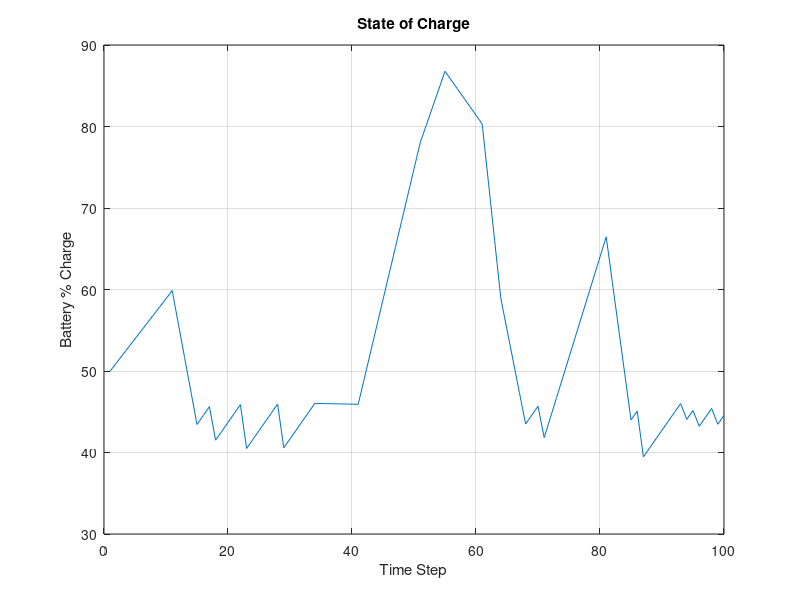
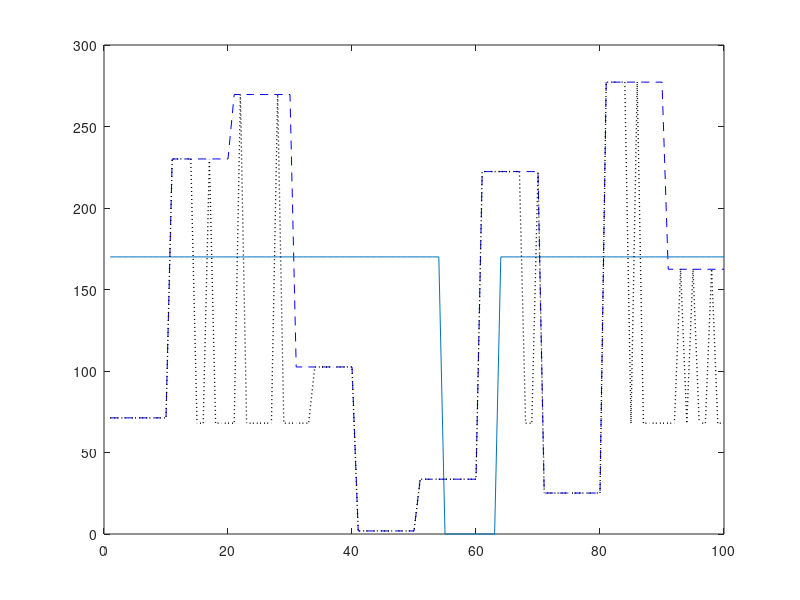

Write the MATLAB code that produced these figures, in order. (Note: this script raises an error after producing the figures.)
%% Series Hybrid Electric Vehicle Supervisory Control Strategy Model

% Control strategy implementation with the objective of maximum efficiency

%% Define ICE Parameters

P_psMax = 170;  % kW
P_psOpt = 170;   % kW

%% Define Battery/Motor Parameters

P_ssMax = 288; % kW

SOCu = 0.85;  % Upper SOC Limit
SOCl = 0.45;  % Lower SOC Limit

SOC_initial = 0.5;

GenCon_Efficiency = 0.6; % Ratio of generator output into battery charge

% BatWght = 250; % kg
% BatEnrgyDensity = 160; % Wh/kg
BatCapacity = 52000; %BatWght * BatEnrgyDensity; %Wh
BatCapacity_kWs = (BatCapacity*60*60)/1000;      %kWs

%% OPSS Control Strategy

% Generate Demand Signal
Prand = rand(1,10);
Pdemand = zeros(1,100);

for i = 10:10:100
    Pdemand(i) = Prand(i/10);
end

while nnz(Pdemand) ~= length(Pdemand)
    for i = 1:length(Pdemand)
        if Pdemand(i) ~= 0 && Pdemand(i-1) == 0
            Pdemand(i-1) = Pdemand(i);
        end
    end
end
Psignal = Pdemand .* (P_ssMax); % Power Demand kW

% Initialise SOC and Power Output Arrays
SOC = [SOC_initial,zeros(1,length(Psignal)-1)];

P_PS = zeros(1,length(Psignal));
P_SS = zeros(1,length(Psignal));

% Define charging/discharging rates

timePerStep = 60; % seconds between each Psignal input val
engine_hold = 0;

% Loop over Psignal and Calculate Power Split
for i = 1:length(Psignal)
    if SOC(i) >= 1
        SOC(i) = 1;
    elseif SOC(i) <= 0
        SOC(i) = 0;
    end

    if engine_hold == 1
        P_PS(i) = 0;
        P_SS(i) = Psignal(i);
        if SOC(i) <= 0.8*SOCu
            engine_hold = 0;
        end
    elseif SOC(i) <= SOCl
        P_PS(i) = P_psOpt;
        if Psignal(i) > 0.5*P_psOpt
            P_SS(i) = 0.4*P_psOpt;
        else 
            P_SS(i) = Psignal(i);
        end
    elseif SOC(i) > SOCl && SOC(i) < SOCu
        P_PS(i) = P_psOpt;
        P_SS(i) = Psignal(i);
    elseif SOC(i) >= SOCu && engine_hold ~= 1
        P_PS(i) = 0;
        P_SS(i) = Psignal(i);
        engine_hold = 1;
    end

    SOC(i+1) = SOC(i) + (((P_PS(i) * GenCon_Efficiency) - P_SS(i))*timePerStep)/BatCapacity_kWs;

end

% Remove extra SOC value
SOC(end) = [];

% Calculate Power Share Factor u
u = P_PS ./ Psignal; % Ratio of power demand delivered by ICE.

%% Plot Results

iterations = 1:length(Psignal);

figure(1)
plot(iterations,SOC.*100)
grid on
title('State of Charge')
xlabel('Time Step')
ylabel('Battery % Charge')

figure(2)
plot(iterations,Psignal,"b--")
hold on
plot(iterations,P_PS)
plot(iterations,P_SS,"k:","LineWidth",1)
yline(P_psOpt,"k:")
yline(0,"k--")
hold off
title('Power Delivery')
xlabel('Time Step')
ylabel('Power (kW)')
legend('Demand', 'ICE Delivery', 'Battery Delivery')

figure(3)
plot(iterations,u)
hold on
yline(1,"k:")
hold off
grid on
title('Ratio of Power Demand Delivered by ICE')
xlabel('Time Step')
ylabel('Power Share Factor u')
